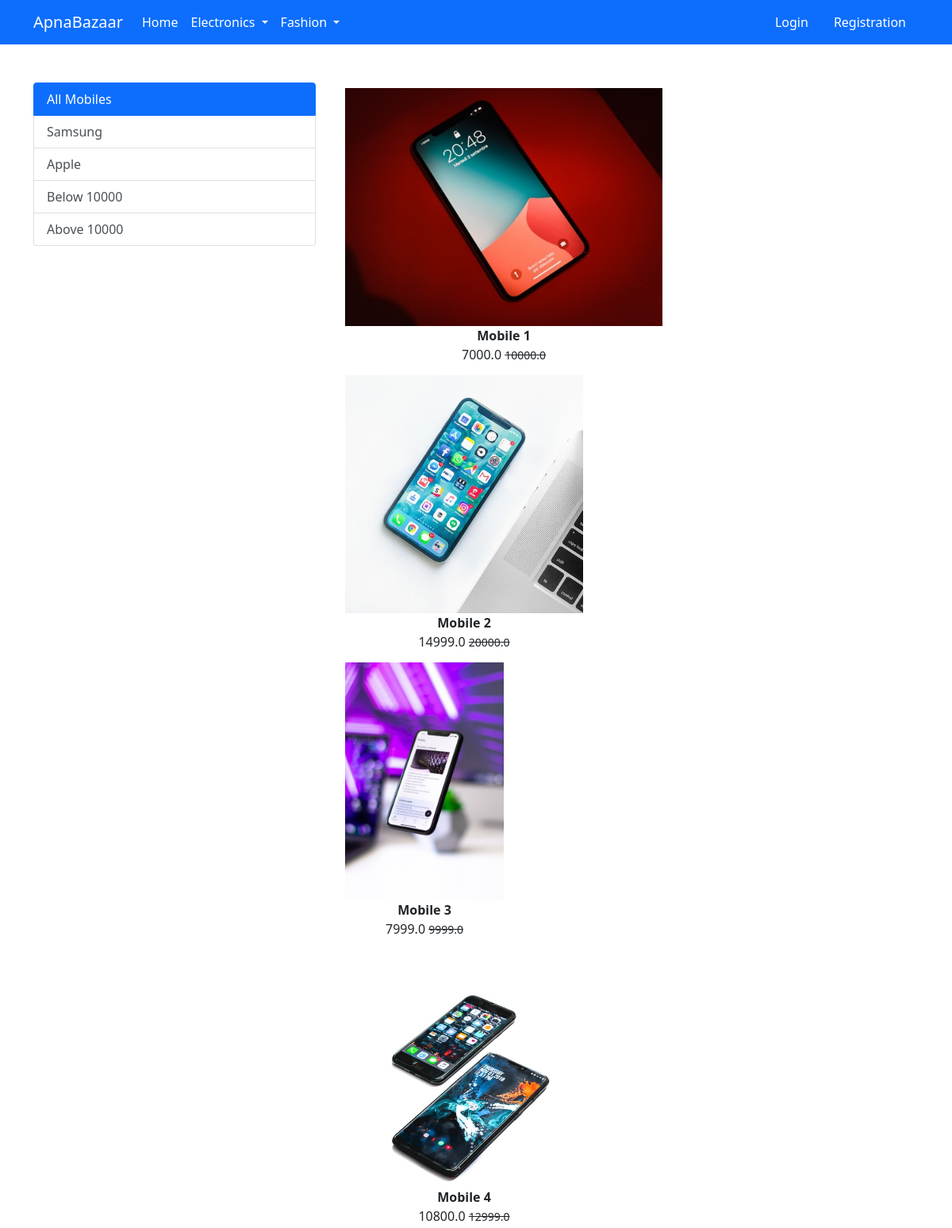
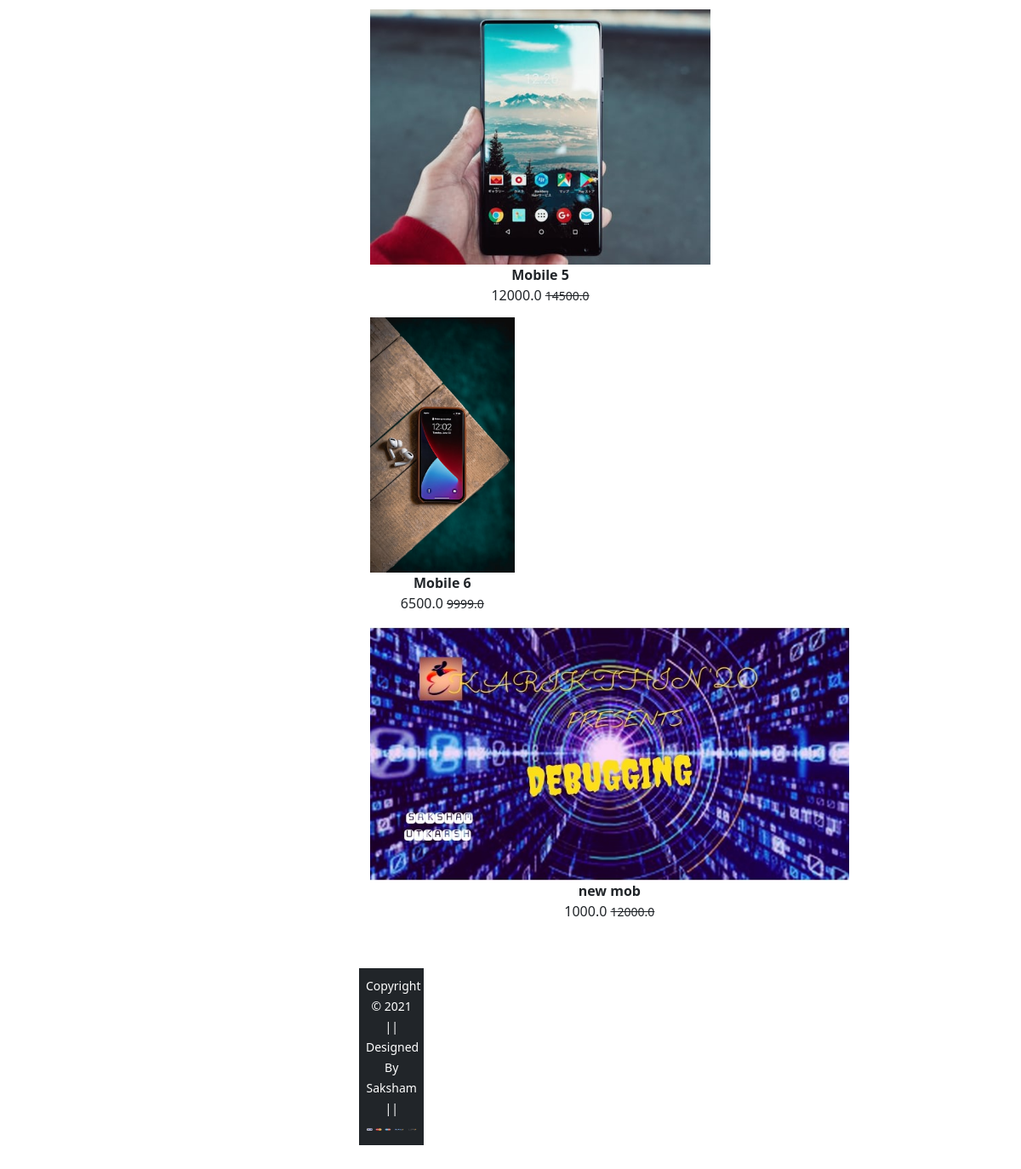
/mobile/, run on the app's committed database (2 pictures, top to bottom).
### app/models.py (models this page shows, shortened)
class Product(models.Model):
    title = models.CharField(max_length=100)
    selling_price = models.FloatField()
    discounted_price = models.FloatField()
    description = models.TextField()
    brand = models.CharField(max_length=100)
    category = models.CharField(choices=CATEGORY_CHOICES, max_length=2)
    product_image = models.ImageField(upload_to='productimg')

### app/views.py (the view)
# urls.py: path('mobile/', views.mobile, name='mobile'),
def mobile(request, data=None):
    totalitem = 0
    if data==None:
        mobiles = Product.objects.filter(category='M')
    elif (data.lower()=='samsung' or data.lower()=="apple"):
        mobiles = Product.objects.filter(category='M').filter(brand=data)
    elif data=='below':
        mobiles = Product.objects.filter(category='M').filter(discounted_price__lt=10000)
    elif data=='above':
        mobiles = Product.objects.filter(category='M').filter(discounted_price__gt=10000)
    if request.user.is_authenticated:
        totalitem=len(Cart.objects.filter(user=request.user))
    return render(request, 'app/mobile.html', {'mobiles':mobiles,'totalitem':totalitem})

### app/templates/app/mobile.html (shortened to what this page needs)
{% extends 'app/base.html' %}
{% load static %}
{% block main-content %}
<div class="container my-5">
 <div class="row">
  <div class="col-sm-4">
    <div class="list-group">
        <a href="{% url 'mobile'%}" class="list-group-item
        list-group-item-action active" aria-current="true">All Mobiles</a>
        <a href="{% url 'mobiledata' 'samsung' %}" class=
        "list-group-item list-group-item-action">Samsung</a>
        <a href="{% url 'mobiledata' 'apple' %}" class=
        "list-group-item list-group-item-action">Apple</a>
        <a href="{% url 'mobiledata' 'below' %}" class=
        "list-group-item list-group-item-action">Below 10000</a>
        <a href="{% url 'mobiledata' 'above' %}" class=
        "list-group-item list-group-item-action">Above 10000</a>
    </div>
  </div>
  <div class="col-sm-8 ">
   <div class="row">
       {% for product in mobiles %}
       <div class="col-sm-4 text-center mb-4">
       <a href="{% url 'product-detail' product.id %}" class="btn">
        <div class="item">
           <img src="{{product.product_image.url}}" alt="" height="300px">
           <div class="fw-bold">{{product.title}}</div>
           <div class="fs-bold">{{product.discounted_price}}
           <small class="fw-light text-decoration-line-through">{{product.selling_price}}</small>
           </div>
        </div></a>
       {% endfor %}
    </div>
   </div>
  </div>
 </div>
</div>
{% endblock main-content %}

### data on the page
Product: product_image (picture), title "Mobile 1", discounted_price "7000.0", selling_price "10000.0"
Product: product_image (picture), title "Mobile 2", discounted_price "14999.0", selling_price "20000.0"
Product: product_image (picture), title "Mobile 3", discounted_price "7999.0", selling_price "9999.0"
Product: product_image (picture), title "Mobile 4", discounted_price "10800.0", selling_price "12999.0"
Product: product_image (picture), title "Mobile 5", discounted_price "12000.0", selling_price "14500.0"
Product: product_image (picture), title "Mobile 6", discounted_price "6500.0", selling_price "9999.0"
Product: product_image (picture), title "new mob", discounted_price "1000.0", selling_price "12000.0"
